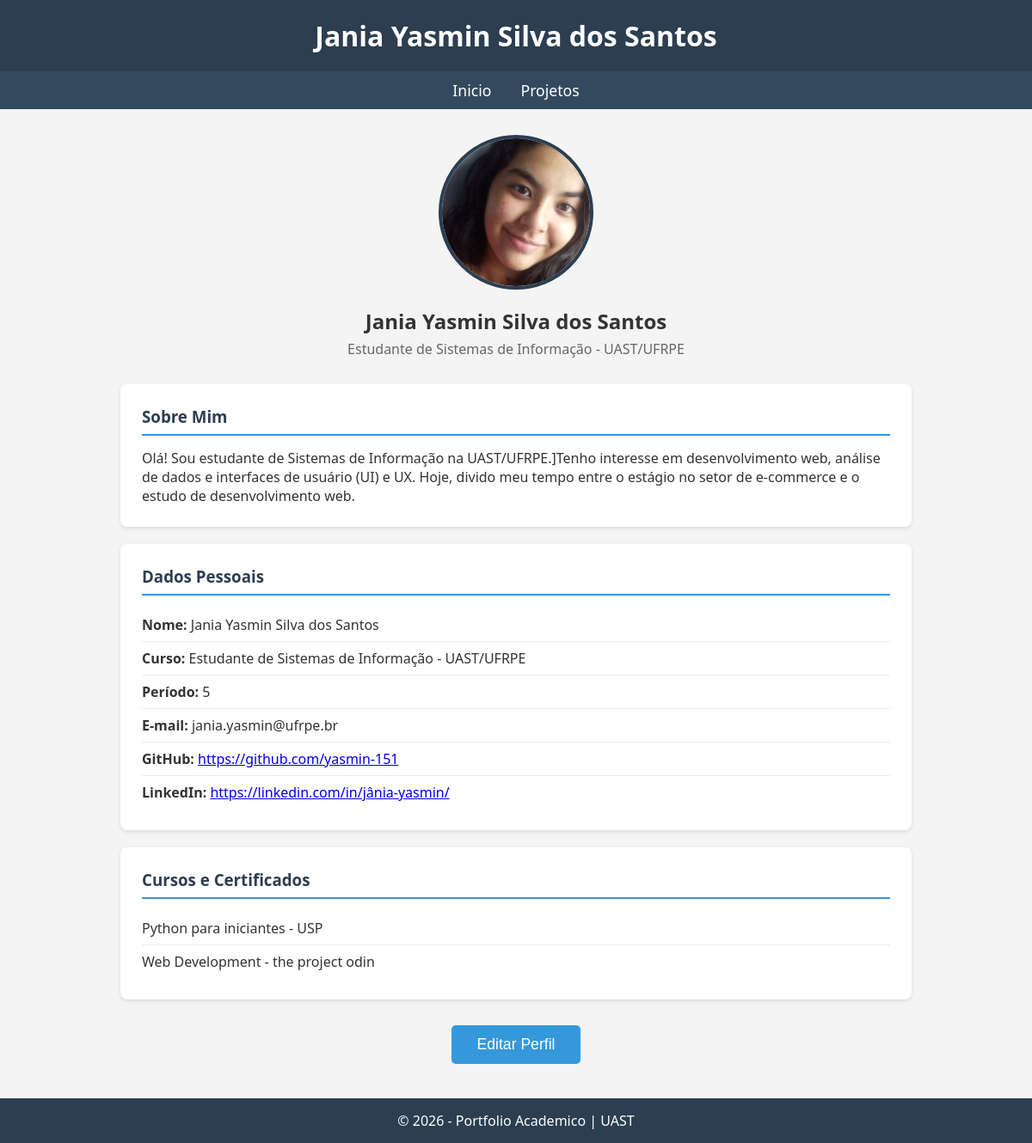
/portifolio/home/, run on an earlier commit of the app's database.
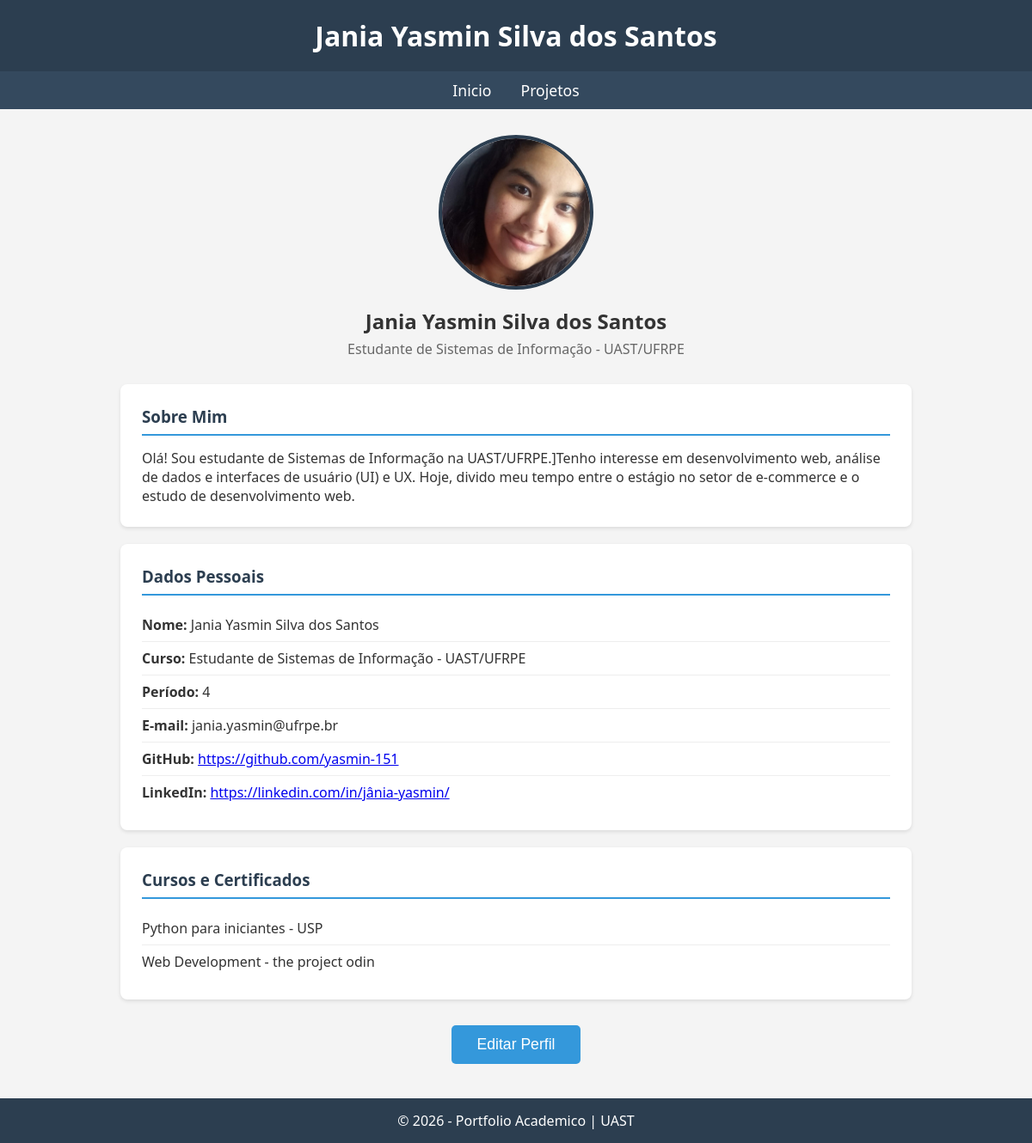
And on a later commit of the database.
### core/models.py (models this page shows, shortened)
class Pessoal(models.Model):
    usuario = models.OneToOneField(
        settings.AUTH_USER_MODEL,
        on_delete=models.CASCADE,
        related_name='perfil',
        null=True,
        blank=True,
    )
    nome = models.CharField(max_length=200)
    descricao = models.TextField(blank=True)
    curso = models.CharField(max_length=200)
    periodo = models.CharField(max_length=50)
    email = models.EmailField()
    git = models.URLField(blank=True)
    linked = models.URLField(blank=True)
    imagem = models.ImageField(upload_to='perfil/')
    class Meta:
        verbose_name = 'Perfil Pessoal'
        verbose_name_plural = 'Perfis Pessoais'

### portifolio/views.py (the view)
# urls.py: path('home/', views.home, name="home"),
def home(request):
    perfil = Pessoal.objects.first()
    certificados = Certificado.objects.all()
    projetos_lista = Projeto.objects.all()
    context = {
        'perfil': perfil,
        'certificados': certificados,
        'projetos': projetos_lista,
    }
    return render(request, 'portifolio/home.html', context)

### core/context_processors.py (called while the page is built)
def notificacao_ms(request):
    context = {
        'NOTIFICACAO_MS_URL': settings.NOTIFICACAO_MS_URL,
        'NOTIFICACAO_MS_API_KEY': settings.NOTIFICACAO_MS_API_KEY,
    }
    if request.user.is_authenticated:
        context['NOTIFICACAO_USER_ID'] = request.user.id
    return context

### portifolio/templates/portifolio/home.html (shortened to what this page needs)
{% extends "core/base.html" %}
{% block header_title %}{{perfil.nome}}{% endblock %}
{% block content %}
<div class="perfil">
    <img src="{{perfil.imagem.url}}" alt="Foto do Aluno">
    <h2>{{perfil.nome}}</h2>
    <p>{{perfil.curso}}</p>
</div>
<div class="secao">
    <h3>Sobre Mim</h3>
    <p>{{perfil.descricao}}</p>
</div>
<div class="secao">
    <h3>Dados Pessoais</h3>
    <ul>
        <li><strong>Nome:</strong> {{perfil.nome}}</li>
        <li><strong>Curso:</strong> {{perfil.curso}}</li>
        <li><strong>Período:</strong>
            {{perfil.periodo}}</li>
        <li><strong>E-mail:</strong> {{perfil.email}}</li>
        <li><strong>GitHub:</strong> <a href= "{{ perfil.git }}" target="_blank">{{ perfil.git }} </a> </li>
        <li><strong>LinkedIn:</strong> <a href= "{{ perfil.linked }}" target="_blank">{{ perfil.linked }} </a></li>
    </ul>
</div>
<div class="secao">
    <h3>Cursos e Certificados</h3>
    <ul>
        {% for cert in certificados %}
            <li>{{ cert.descricao }}</li>
        {% endfor %}
    </ul>
</div>
<div style="text-align: center; margin: 30px 0;">
    <button id="btn-editar" style="
        background-color: #3498db;
        color: white;
        border: none;
        padding: 12px 30px;
        font-size: 1.1em;
        border-radius: 5px;
        cursor: pointer;
    ">Editar Perfil</button>
</div>
{% endblock %}

What changed in the data, as far as the page shows it:
changed Pessoal "Jania Yasmin Silva dos Santos": periodo "5" → "4"
